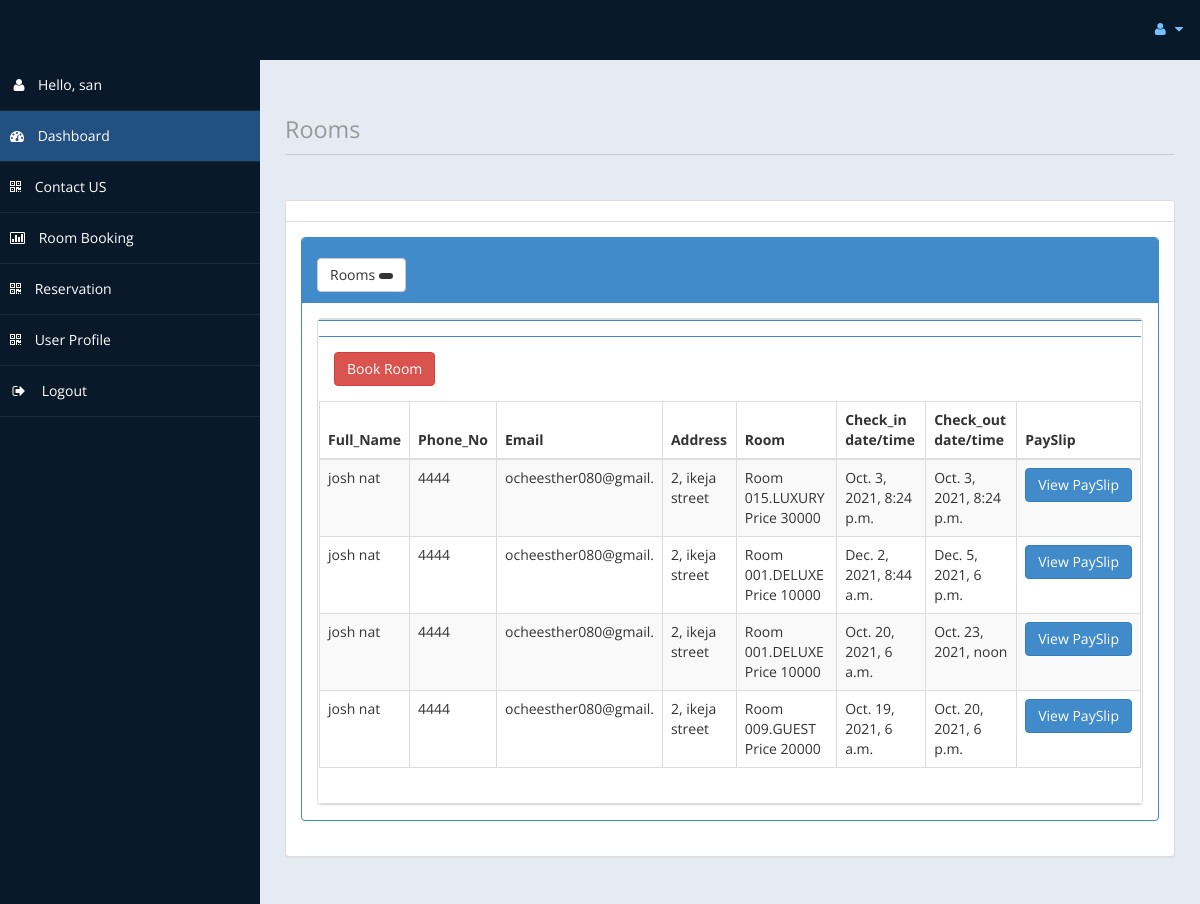
Screenshot of /customer/ (signed in) with the database file from the repository.
### second_hotel/models.py (models this page shows, shortened)
class Booking(models.Model):
    user = models.ForeignKey(User, on_delete=models.CASCADE,related_name='moons')
    customerrs = models.ForeignKey('Customerrs', null=True, on_delete=models.CASCADE)
    room = models.ForeignKey(Room, on_delete=models.CASCADE)
    check_in = models.DateTimeField()
    check_out = models.DateTimeField()
    class Meta:
        verbose_name_plural = 'Room Booking'

class Customerrs(models.Model):
    user = models.OneToOneField(User,null=True,on_delete=models.CASCADE)
    name = models.CharField(max_length=200,null=True)
    phone_no = models.CharField(max_length=200,null=True)
    email = models.CharField(max_length=200,null=True)
    address = models.CharField(max_length=200,null=True)
    nationality = models.CharField(max_length=200,null=True)
    is_verfied = models.BooleanField(default= False)

class Room(models.Model):
    ROOM_NUMBERS=(
        ('001', '001'),
        ('002', '002'),
        ('003', '003'),
        ('004', '004'),
        ('005', '005'),
        ('006', '006'),
        ('007', '007'),
        ('008', '008'),
        ('009', '009'),
        ('010', '010'),
        ('011', '011'),
        ('012', '012'),
        ('013', '013'),
        ('014', '014'),
        ('015', '015'),
        ('016', '016'),
        ('017', '017'),
        ('018', '018'),
        ('019', '019'),
        ('020', '020'),
    )
    room_id = models.IntegerField()
    room_number = models.CharField(max_length=15,choices= ROOM_NUMBERS)
    room_category = models.ForeignKey('Category', on_delete=models.CASCADE,default=False )
    description =  models.TextField()
    reference_code =  models.IntegerField()
    price = models.IntegerField()
    status = models.ForeignKey('Status',on_delete=models.CASCADE,default=False )
    class Meta:
        verbose_name_plural = 'Rooms'
    def __str__(self):
        return f' Room {self.room_number}.{self.room_category} Price {self.price}'

class Category(models.Model):
    ROOM_CATEGORIES=(
        ('DELUXE', 'DELUXE'),
        ('GUEST', 'GUEST'),
        ('LUXURY', 'LUXURY'),
        ('SINGLE', 'SINGLE'),
    )
    categories = models.CharField(max_length=10,choices= ROOM_CATEGORIES)
    class Meta:
        verbose_name_plural = ' Room Category'
    def __str__(self):
        return self.categories

### second_hotel/decorators.py (the view)
    def wrapper_func(request,*args,**kwargs):
        is_verfied = Customerrs.objects.get(user=request.user).is_verfied
        if not is_verfied:
            return redirect('profile')
        else:
            return view_func(request, *args,**kwargs)

### second_hotel/views.py (called while the page is built)
@login_required(login_url='login')
@verified_user
def customer_bookings(request):
    moons = Booking.objects.filter(customerrs=request.user.customerrs)
    context = {
        "moons": moons,
    }
    return render(request,"second_app/customerbookings.html",context)

### second_hotel/templates/second_app/customerbookings.html (shortened to what this page needs)
{% load static %}
<!DOCTYPE html>
<html xmlns="http://www.w3.org/1999/xhtml">
<head>
    <link href="{% static 'second/assets/css/bootstrap.css'%}" rel="stylesheet" />
    <link href="{% static 'second/assets/css/font-awesome.css'%}" rel="stylesheet" />
    <link href="{% static 'second/assets/js/morris/morris-0.4.3.min.css'%}" rel="stylesheet" />
    <link href="{% static 'second/assets/css/custom-styles.css'%}" rel="stylesheet" />
</head>
<body>
    <div id="wrapper">
        <nav class="navbar navbar-default top-navbar" role="navigation">
            <div class="navbar-header">
                <a class="navbar-brand" href=" "> </a>
            </div>
            <ul class="nav navbar-top-links navbar-right">
                <li class="dropdown">
                    <a class="dropdown-toggle" data-toggle="dropdown" href="#" aria-expanded="false">
                        <i class="fa fa-user fa-fw"></i> <i class="fa fa-caret-down"></i>
                    </a>
                </li>
            </ul>
        </nav>
        <nav class="navbar-default navbar-side" role="navigation">
            <div class="sidebar-collapse">
                <ul class="nav" id="main-menu">
                    <li>
                        <a href=""><i class="fa fa-user fa-fw"></i>Hello, {{ request.user }}</a>
                      </li>
                    <li>
                        <a class="active-menu"  href="{% url 'dashboard' %}"><i class="fa fa-dashboard"></i> Dashboard</a>
                    </li>
                    <li>
                        <a href="{% url 'contact' %}"><i class="fa fa-qrcode"></i> Contact US</a>
                      </li>
					<li>
                        <a href="{% url 'roombooking' %}"><i class="fa fa-bar-chart-o"></i> Room Booking</a>
                    </li>
                    <li>
                        <a href="{% url 'reservation' %}"><i class="fa fa-qrcode"></i> Reservation</a>
                      </li>
                      <li>
                        <a href="{% url 'customerrrs_profile' %}"><i class="fa fa-qrcode"></i> User Profile</a>
                      </li>
                    <li>
                        <a href="{% url 'logout' %} "><i class="fa fa-sign-out fa-fw"></i> Logout</a>
                    </li>
					</ul>
            </div>
        </nav>
        <div id="page-wrapper">
            <div id="page-inner">
                <div class="row">
                    <div class="col-md-20">
                        <h1 class="page-header">
                            <small>Rooms </small>
                        </h1>
                    </div>
                </div>
					<div class="row">
                <div class="col-md-20">
                    <div class="panel panel-default">
                        <div class="panel-heading">
                        </div>
                        <div class="panel-body">
                            <div class="panel-group" id="accordion">
							<div class="panel panel-primary">
                                    <div class="panel-heading">
                                        <h4 class="panel-title">
                                            <a data-toggle="collapse" data-parent="#accordion" href="#collapseTwo">
											<button class="btn btn-default" type="button">
												  Rooms  <span class="badge"> </span>
											</button>
											</a>
                                        </h4>
                                    </div>
                                    <div id="collapseTwo" class="panel-collapse in" style="height: auto;">
                                        <div class="panel-body">
                                           <div class="panel panel-default">
                             <div class="row">
                <div class="col-md-20">
                    <div class="panel panel-default">
                        <div class="panel-body">
                            <div class="table-responsive">
                                <table class="table table-striped table-bordered table-hover" id="dataTables-example">
                                    <thead>
                                        <tr>
                                            <th>Full_Name</th>
                                            <th>Phone_No</th>
                                            <th>Email</th>
                                            <th>Address</th>
                                            <th>Room</th>
                                            <th>Check_in date/time </th>
                                            <th>Check_out date/time</th>
                                            <th>PaySlip</th>
                                        </tr>
                                       </thead>
                                         <tbody>
                                            {% for moon in moons %}
                                          <tr>
                                            <td>{{moon.customerrs.name}}</td>
                                            <td>{{moon.customerrs.phone_no}}</td>
                                            <td>{{moon.customerrs.email}}</td>
                                            <td>{{moon.customerrs.address}}
                                            <td>{{moon.room}}</td>
                                            <td>{{moon.check_in}}</td>
                                            <td>{{moon.check_out}}</td>
                                            <td><a class='btn btn-primary' href="{% url 'payslip' moon.id %}">View PaySlip</a></td>
                                        </tr>
                                        {% endfor %}
								           </div>
                                    </div>
                                </div>
                            </div>
                        </div>
                    </div>
                </div>
            </div>
				<div class='panel-body'>
                           <a class='btn btn-danger' data-toggle='modal' data-target='#myModal' href="">Book Room</a>
                                        </div>
                                    </div>
                                </div>
                            </div>
                        </div>
            </div>
        </div>
    </div>
</body>
</html>

### second_hotel/static/second/assets/css/custom-styles.css (style rules this page uses)
body { font-family: 'Open Sans', sans-serif; }
#wrapper { width: 100%; background:#09192A; }
#page-wrapper { padding: 15px 15px; min-height: 600px; background:#E5EBF2; }
#page-inner { width:100%; margin:10px 20px 10px 0px; background-color:transparent; padding:10px; min-height:1200px; }
h1, .h1, h2, .h2, h3, .h3 { margin-top: 7px; margin-bottom: -5px; }
h4 { padding-top:10px; }
.page-header { padding-bottom: 9px; margin: 10px 0 45px; border-bottom: 1px solid #C7D1DD; }
.panel-default > .panel-heading { color: #000; background-color: #FFFFFF; border-color: #ddd; font-weight:bold; }
.top-navbar { margin:0px; }
.top-navbar .navbar-brand { color: #fff; width: 260px; text-align: left; height: 60px; font-size: 30px; font-weight: 700; text-transform: uppercase; line-height: 30px; }
.top-navbar .nav > li { position: relative; display: inline-block; }
.top-navbar .nav > li > a { position: relative; display: block; padding: 19px 15px; color: #77C0FD; }
.active-menu { background-color:#225081!important; }
.sidebar-collapse , .sidebar-collapse .nav { background:none; }
.sidebar-collapse .nav { padding:0; }
.sidebar-collapse .nav > li > a { color:#fff; background:transparent; text-shadow:none; }
.sidebar-collapse > .nav > li > a { padding:15px 10px; }
.sidebar-collapse > .nav > li { border-bottom: 1px solid rgba(107, 108, 109, 0.19); }
.navbar-side { border:none; background-color: transparent; }
.top-navbar { background:#09192A; border-bottom:none; }
.top-navbar .nav > li > a > i { margin-right: 2px; }
.navbar-default { border:0px solid black; }
.navbar-header { background: #09192A; }
.nav > li > a > i { margin-right:10px; }
@media (min-width:768px) { #page-wrapper { margin: 0 0 0 260px; padding: 15px 30px; min-height: 1200px; } }
@media (min-width:768px) { .navbar-side { z-index: 1; position: absolute; width: 260px; } }
@media (min-width:768px) { .navbar { border-radius: 0px; } }

### rows the page displays
Booking: customerrs.name "josh nat", customerrs.phone_no "4444", customerrs.email "ocheesther080@gmail.", customerrs.address "2, ikeja street", room "Room 015.LUXURY Price 30000", check_in "Oct. 3, 2021, 8:24 p.m.", check_out "Oct. 3, 2021, 8:24 p.m."
Booking: customerrs.name "josh nat", customerrs.phone_no "4444", customerrs.email "ocheesther080@gmail.", customerrs.address "2, ikeja street", room "Room 001.DELUXE Price 10000", check_in "Dec. 2, 2021, 8:44 a.m.", check_out "Dec. 5, 2021, 6 p.m."
Booking: customerrs.name "josh nat", customerrs.phone_no "4444", customerrs.email "ocheesther080@gmail.", customerrs.address "2, ikeja street", room "Room 001.DELUXE Price 10000", check_in "Oct. 20, 2021, 6 a.m.", check_out "Oct. 23, 2021, noon"
Booking: customerrs.name "josh nat", customerrs.phone_no "4444", customerrs.email "ocheesther080@gmail.", customerrs.address "2, ikeja street", room "Room 009.GUEST Price 20000", check_in "Oct. 19, 2021, 6 a.m.", check_out "Oct. 20, 2021, 6 p.m."

### other values shown
{{ request.user }} "san"
